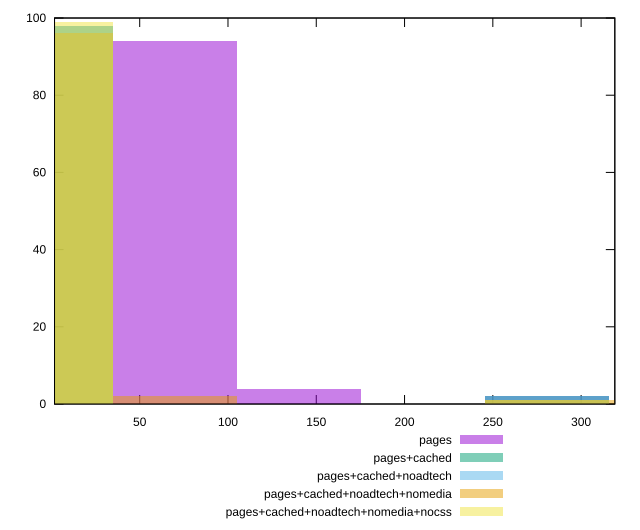

Write the gnuplot code that produced this figure.
reset

$pages <<EOF
280.76881945385367 2
70.19220486346342 94
140.38440972692683 4
EOF

$pagesCached <<EOF
280.76881945385367 2
0 98
EOF

$pagesCachedNoadtech <<EOF
280.76881945385367 2
0 98
EOF

$pagesCachedNoadtechNomedia <<EOF
350.9610243173171 1
280.76881945385367 1
0 96
70.19220486346342 2
EOF

$pagesCachedNoadtechNomediaNocss <<EOF
280.76881945385367 1
0 99
EOF

set key outside below
set boxwidth 70.19220486346342
set xrange [1.766:319.0909999999999]
set yrange [0:100]
set trange [0:100]
set style fill transparent solid 0.5 noborder
set terminal svg size 640, 530 enhanced background rgb 'white'
set output "report_00017_2021-02-10T15-08-03.406Z/server-response-time/comparison/histogram/all_raw.svg"

plot $pages title "pages" with boxes, \
     $pagesCached title "pages+cached" with boxes, \
     $pagesCachedNoadtech title "pages+cached+noadtech" with boxes, \
     $pagesCachedNoadtechNomedia title "pages+cached+noadtech+nomedia" with boxes, \
     $pagesCachedNoadtechNomediaNocss title "pages+cached+noadtech+nomedia+nocss" with boxes

reset
